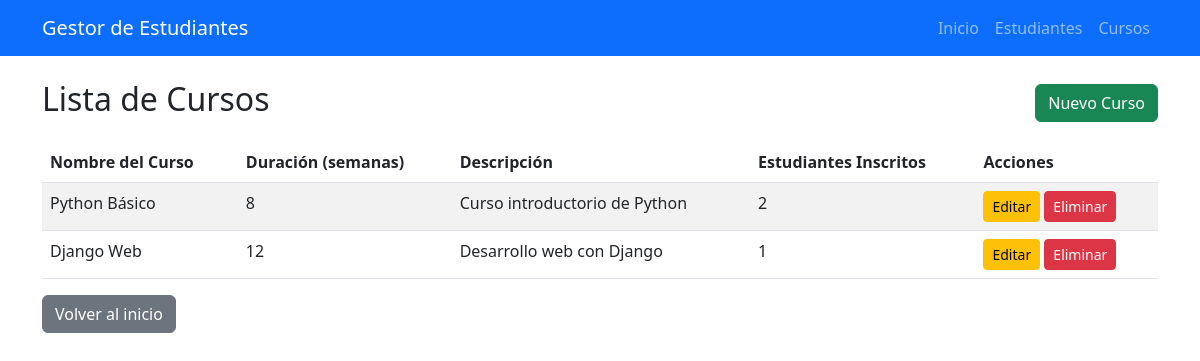
The app's page /cursos/, older data.
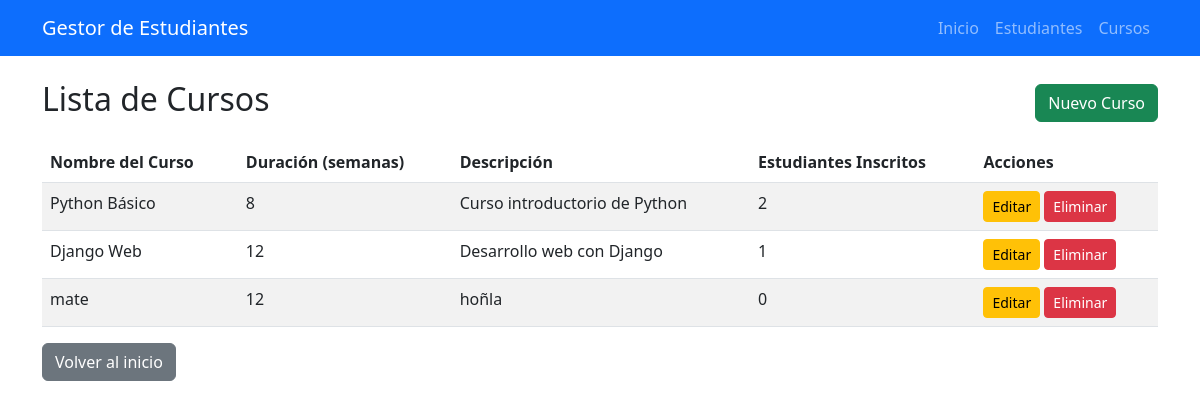
The same page, newer data.
### gestor/models.py (models this page shows, shortened)
class Curso(models.Model):
    nombre = models.CharField(max_length=100)
    duracion = models.IntegerField(help_text="Duración en semanas")
    descripcion = models.TextField(blank=True)

### gestor/views.py (the view)
# urls.py: path('cursos/', views.curso_list, name='curso_list'),
def curso_list(request):
    cursos = Curso.objects.all()
    return render(request, 'gestor/curso_list.html', {'cursos': cursos})

### gestor/templates/gestor/curso_list.html (shortened to what this page needs)
{% extends 'base.html' %}
{% block content %}
<div class="d-flex justify-content-between align-items-center mb-3">
    <h2>Lista de Cursos</h2>
    <a href="{% url 'curso_create' %}" class="btn btn-success">Nuevo Curso</a>
</div>
<div class="table-responsive">
    <table class="table table-striped">
        <thead>
            <tr>
                <th>Nombre del Curso</th>
                <th>Duración (semanas)</th>
                <th>Descripción</th>
                <th>Estudiantes Inscritos</th>
                <th>Acciones</th>
            </tr>
        </thead>
        <tbody>
            {% for curso in cursos %}
            <tr>
                <td>{{ curso.nombre }}</td>
                <td>{{ curso.duracion }}</td>
                <td>{{ curso.descripcion|truncatechars:50 }}</td>
                <td>{{ curso.estudiantes.count }}</td>
                <td>
                    <a href="{% url 'curso_edit' curso.pk %}" class="btn btn-sm btn-warning">Editar</a>
                    <a href="{% url 'curso_delete' curso.pk %}" class="btn btn-sm btn-danger">Eliminar</a>
                </td>
            </tr>
            {% empty %}
            <tr>
                <td colspan="5" class="text-center">No hay cursos registrados</td>
            </tr>
            {% endfor %}
        </tbody>
    </table>
</div>
<a href="{% url 'home' %}" class="btn btn-secondary">Volver al inicio</a>
{% endblock %}

### gestor/templates/base.html (shortened to what this page needs)
<!DOCTYPE html>
<html lang="es">
<head>
    <link href="https://cdn.jsdelivr.net/npm/bootstrap@5.3.0/dist/css/bootstrap.min.css" rel="stylesheet">
</head>
<body>
    <nav class="navbar navbar-expand-lg navbar-dark bg-primary">
        <div class="container">
            <a class="navbar-brand" href="{% url 'home' %}">Gestor de Estudiantes</a>
            <div class="navbar-nav">
                <a class="nav-link" href="{% url 'home' %}">Inicio</a>
                <a class="nav-link" href="{% url 'estudiante_list' %}">Estudiantes</a>
                <a class="nav-link" href="{% url 'curso_list' %}">Cursos</a>
            </div>
        </div>
    </nav>
    <div class="container mt-4">
        {% block content %}{% endblock %}
    </div>
</body>
</html>

Row changes from the older to the newer data that the page shows:
added Curso: nombre "mate", duracion "12", descripcion "hoñla", estudiantes.count "0"
